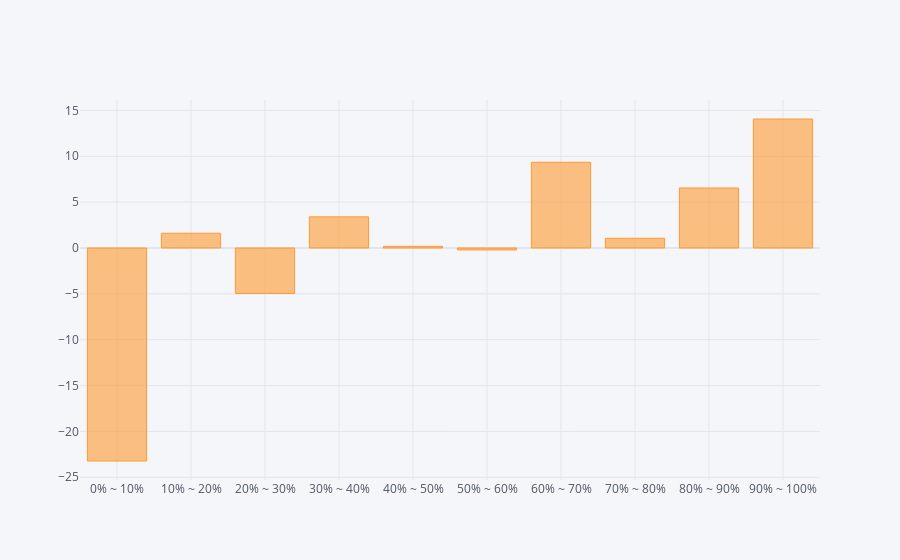

Notebook cell for this chart:
### Code cell
def max_drawdown(prices):
    # 計算累計的最大值
    cumulative_max = prices.cummax()
    # 計算回撤 (Drawdown)
    drawdown = (prices - cumulative_max) / cumulative_max
    # 計算最大回撤 (MDD)
    mdd = drawdown.min()
    return mdd
def show_bt(bt_ret):
    display(pd.concat({"CAGR(%)":bt_ret.mean() * 252,
            'Sharpe' : bt_ret.mean() / bt_ret.std()*252**0.5,
            'Calmar':bt_ret.calmar(),
            'MDD(%)' : bt_ret.max_drawdown()*100,
            '單利MDD(%)' : max_drawdown(bt_ret.cumsum().add(1))*100,
            '樣本勝率(%)' : bt_ret.apply(lambda X:((X.dropna()>0).sum() / X.dropna().shape[0])*100),
            '周勝率(%)' : bt_ret.apply(lambda X:((X.dropna().add(1).resample('W').prod().sub(1)>0).sum() / X.dropna().add(1).resample('W').prod().sub(1).dropna().shape[0])*100),
            '月勝率(%)' : bt_ret.apply(lambda X:((X.dropna().add(1).resample('ME').prod().sub(1)>0).sum() / X.dropna().add(1).resample('ME').prod().sub(1).shape[0])*100),
            '年勝率(%)' : bt_ret.apply(lambda X:((X.dropna().add(1).resample('YE').prod().sub(1)>0).sum() / X.dropna().add(1).resample('YE').prod().sub(1).shape[0])*100),
            'avg_win/avg_loss' : bt_ret.apply(lambda X:(X[X > 0].mean() / abs(X[X < 0].mean()))),
            'profit_factor' : bt_ret.profit_factor(),
            },axis = 1).round(2))
def backtest_factor(factor:pd.DataFrame,exp_ret:pd.DataFrame,rank_range_n:int = 10,start_date:str = '2020-01-01'):
    factor_rank = factor.rank(axis = 1,pct = True,method = 'first')

    IC_Se = factor.corrwith(exp_ret,axis=1,method='spearman').sort_index().loc[start_date:]
    print(f'IC_mean:{round(IC_Se.mean(),4)}')
    print(f'IC_IR:{round(IC_Se.mean()/IC_Se.std(),4)}')

    bt = pd.concat({f'{int(((_/rank_range_n)*100))}% ~ {int((_+1)/rank_range_n*100)}%':exp_ret[(factor_rank>_/rank_range_n) & (factor_rank<=(_+1)/rank_range_n)].mean(axis = 1) - exp_ret.mean(axis=1) for _ in tqdm.tqdm(range(rank_range_n))}, axis = 1).dropna(how = 'all')
    bt = bt.loc[start_date:]
    if (bt.iloc[:,-1] - bt.iloc[:,0]).add(1).prod() > 1:
        bt['LS_ret'] = bt.iloc[:,-1] - bt.iloc[:,0]
    else:
        bt['LS_ret'] = bt.iloc[:,0] - bt.iloc[:,-1]
    show_bt(bt)

    (bt.drop(columns='LS_ret').loc[start_date:].cagr()*100).iplot(kind = 'bar')
backtest_factor(factor,exp_ret,rank_range_n = 10,start_date = '2020-01-01')

### Figure 1 — Plotly figure (JSON) as saved in the notebook; plotly's stock layout.template omitted (floating-point values rounded to 4 significant figures)
{"data": [{"marker": {"color": "rgba(255, 153, 51, 0.6)", "line": {"color": "rgba(255, 153, 51, 1.0)", "width": 1}}, "name": "None", "orientation": "v", "text": "", "type": "bar", "x": ["0% ~ 10%", "10% ~ 20%", "20% ~ 30%", "30% ~ 40%", "40% ~ 50%", "50% ~ 60%", "60% ~ 70%", "70% ~ 80%", "80% ~ 90%", "90% ~ 100%"], "y": [-23.23, 1.608, -4.956, 3.396, 0.184, -0.2125, 9.346, 1.064, 6.546, 14.07]}], "layout": {"legend": {"bgcolor": "#F5F6F9", "font": {"color": "#4D5663"}}, "paper_bgcolor": "#F5F6F9", "plot_bgcolor": "#F5F6F9", "title": {"font": {"color": "#4D5663"}}, "xaxis": {"gridcolor": "#E1E5ED", "showgrid": true, "tickfont": {"color": "#4D5663"}, "title": {"font": {"color": "#4D5663"}, "text": ""}, "zerolinecolor": "#E1E5ED"}, "yaxis": {"gridcolor": "#E1E5ED", "showgrid": true, "tickfont": {"color": "#4D5663"}, "title": {"font": {"color": "#4D5663"}, "text": ""}, "zerolinecolor": "#E1E5ED"}}}
